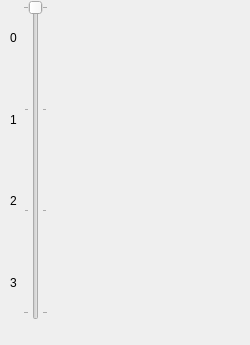
<?xml version="1.0" encoding="UTF-8"?>
<ui version="4.0">
 <class>Interface</class>
 <widget class="QWidget" name="Interface">
  <property name="geometry">
   <rect>
    <x>0</x>
    <y>0</y>
    <width>250</width>
    <height>345</height>
   </rect>
  </property>
  <property name="minimumSize">
   <size>
    <width>250</width>
    <height>345</height>
   </size>
  </property>
  <property name="windowTitle">
   <string>MainWindow</string>
  </property>
  <property name="autoFillBackground">
   <bool>false</bool>
  </property>
  <property name="styleSheet">
   <string notr="true"/>
  </property>
  <widget class="QWidget" name="layoutWidget">
   <property name="geometry">
    <rect>
     <x>10</x>
     <y>0</y>
     <width>51</width>
     <height>331</height>
    </rect>
   </property>
   <layout class="QHBoxLayout" name="posivolet">
    <property name="sizeConstraint">
     <enum>QLayout::SetFixedSize</enum>
    </property>
    <item>
     <layout class="QVBoxLayout" name="position">
      <property name="sizeConstraint">
       <enum>QLayout::SetFixedSize</enum>
      </property>
      <item>
       <widget class="QLabel" name="position3">
        <property name="text">
         <string>0</string>
        </property>
       </widget>
      </item>
      <item>
       <widget class="QLabel" name="position2">
        <property name="text">
         <string>1</string>
        </property>
       </widget>
      </item>
      <item>
       <widget class="QLabel" name="position1">
        <property name="text">
         <string>2</string>
        </property>
       </widget>
      </item>
      <item>
       <widget class="QLabel" name="position0">
        <property name="text">
         <string>3</string>
        </property>
       </widget>
      </item>
     </layout>
    </item>
    <item>
     <widget class="QSlider" name="volet">
      <property name="minimumSize">
       <size>
        <width>25</width>
        <height>320</height>
       </size>
      </property>
      <property name="contextMenuPolicy">
       <enum>Qt::DefaultContextMenu</enum>
      </property>
      <property name="minimum">
       <number>0</number>
      </property>
      <property name="maximum">
       <number>3</number>
      </property>
      <property name="orientation">
       <enum>Qt::Vertical</enum>
      </property>
      <property name="invertedAppearance">
       <bool>true</bool>
      </property>
      <property name="tickPosition">
       <enum>QSlider::TicksBothSides</enum>
      </property>
      <property name="tickInterval">
       <number>1</number>
      </property>
     </widget>
    </item>
   </layout>
  </widget>
  <widget class="QLabel" name="label">
   <property name="geometry">
    <rect>
     <x>60</x>
     <y>0</y>
     <width>191</width>
     <height>341</height>
    </rect>
   </property>
   <property name="styleSheet">
    <string notr="true">image: url(:/img/volet3.png);</string>
   </property>
   <property name="text">
    <string/>
   </property>
  </widget>
 </widget>
 <resources>
  <include location="ressources.qrc"/>
 </resources>
 <connections/>
</ui>
